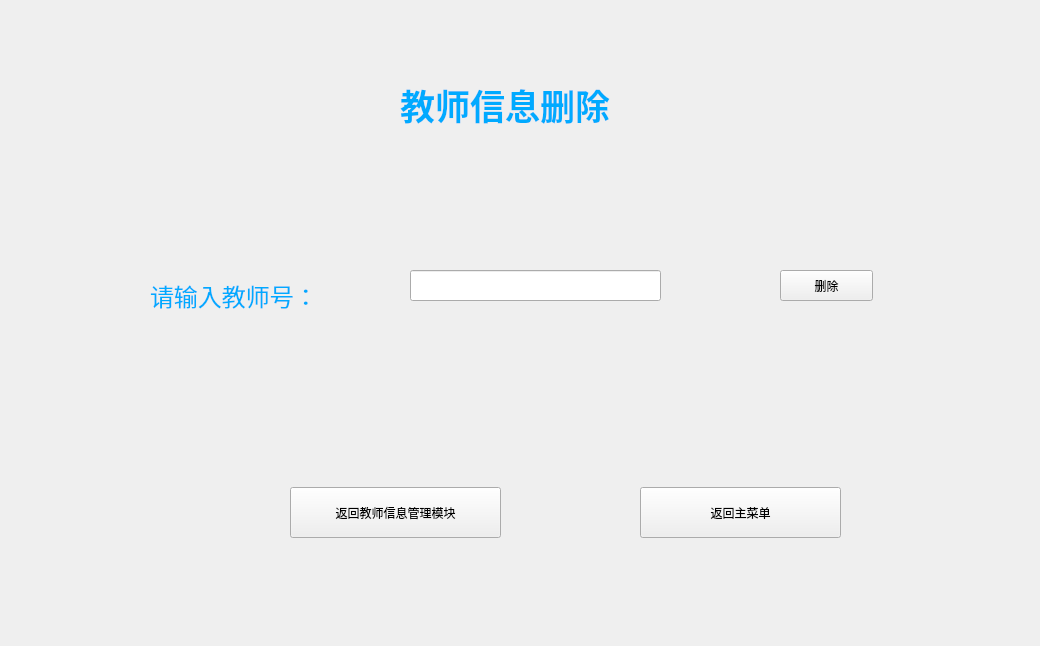
<?xml version="1.0" encoding="UTF-8"?>
<ui version="4.0">
 <class>Teacher_delete</class>
 <widget class="QWidget" name="Teacher_delete">
  <property name="geometry">
   <rect>
    <x>0</x>
    <y>0</y>
    <width>1040</width>
    <height>646</height>
   </rect>
  </property>
  <property name="windowTitle">
   <string>教师信息删除</string>
  </property>
  <property name="windowOpacity">
   <double>1.000000000000000</double>
  </property>
  <property name="styleSheet">
   <string notr="true">background-image: url(:D:/PyQt/2.png);</string>
  </property>
  <widget class="QLabel" name="label">
   <property name="geometry">
    <rect>
     <x>400</x>
     <y>40</y>
     <width>661</width>
     <height>131</height>
    </rect>
   </property>
   <property name="text">
    <string>&lt;html&gt;&lt;head/&gt;&lt;body&gt;&lt;p&gt;&lt;span style=&quot; font-size:26pt; font-weight:600; color:#00aaff;&quot;&gt;教师信息删除&lt;/span&gt;&lt;/p&gt;&lt;/body&gt;&lt;/html&gt;</string>
   </property>
  </widget>
  <widget class="QLabel" name="label_2">
   <property name="geometry">
    <rect>
     <x>150</x>
     <y>270</y>
     <width>211</width>
     <height>51</height>
    </rect>
   </property>
   <property name="text">
    <string>&lt;html&gt;&lt;head/&gt;&lt;body&gt;&lt;p&gt;&lt;span style=&quot; font-size:18pt; color:#00aaff;&quot;&gt;请输入教师号：&lt;/span&gt;&lt;/p&gt;&lt;/body&gt;&lt;/html&gt;</string>
   </property>
  </widget>
  <widget class="QLineEdit" name="lineEdit">
   <property name="geometry">
    <rect>
     <x>410</x>
     <y>270</y>
     <width>251</width>
     <height>31</height>
    </rect>
   </property>
   <property name="text">
    <string/>
   </property>
  </widget>
  <widget class="QPushButton" name="pushButton">
   <property name="geometry">
    <rect>
     <x>780</x>
     <y>270</y>
     <width>93</width>
     <height>31</height>
    </rect>
   </property>
   <property name="text">
    <string>删除</string>
   </property>
  </widget>
  <widget class="QPushButton" name="pushButton_2">
   <property name="geometry">
    <rect>
     <x>290</x>
     <y>487</y>
     <width>211</width>
     <height>51</height>
    </rect>
   </property>
   <property name="text">
    <string>返回教师信息管理模块</string>
   </property>
  </widget>
  <widget class="QPushButton" name="pushButton_3">
   <property name="geometry">
    <rect>
     <x>640</x>
     <y>487</y>
     <width>201</width>
     <height>51</height>
    </rect>
   </property>
   <property name="text">
    <string>返回主菜单</string>
   </property>
  </widget>
 </widget>
 <resources/>
 <connections/>
</ui>
